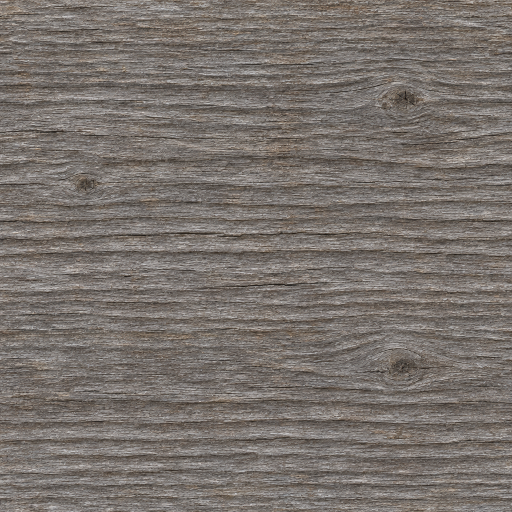
#> input picture unreal/PlayAmerica250/SourceArt/battlefield/raw/ClapboardWeathered.png, 1024 x 1024 px (shown at 1/2 size); its folder holds 4 pictures in this run
$ python build_battlefield_textures.py
#> lines starting #> are read from the running program, lines starting #| are printed output that depends on the picture; after the words box and inside, x2 and y2 are one past the last pixel; in counts of white or black regions, pixels touching at a corner belong together
"""Photoreal PBR surface textures for the battle levels (reusable material library).

Each material is one OpenAI image (PA250_OPENAI_IMAGE_MODEL, default gpt-image-2.6-sunburst)
of a plain surface with no structure larger than the tile, then made into a tiling PBR set:

  raw/<Name>.png            the model's image, kept so the processing can be rerun offline
  textures/<Name>_BaseColor.png   sRGB; lighting flattened, edges cross-blended to tile
  textures/<Name>_Normal.png      linear, OpenGL +Y (Unreal: Flip Green Channel)
  textures/<Name>_Roughness.png   linear
  textures/WaterRipple_Normal.png generated here without the API (river water)

Boards, shingles, bricks and stones are real geometry in the Blender kit
(tools/art/battlefield_kit.py); these images only carry the surface, so a tile never has
to line up with a course. Ground textures are top-down and world-aligned in Unreal.

  /opt/homebrew/bin/python3 tools/art/build_battlefield_textures.py [--only Name,...] [--force] [--process-only]

OPENAI_API_KEY comes from services/negotiation/.env and is never printed. Each call is
logged with its model.
"""
from __future__ import annotations

import argparse
import base64
import json
import os
import sys
import urllib.error
import urllib.request
from pathlib import Path

from PIL import Image, ImageChops, ImageEnhance, ImageFilter, ImageMath, ImageStat

ROOT = Path(__file__).resolve().parents[2]
OUT = ROOT / "unreal/PlayAmerica250/SourceArt/battlefield"
MODEL = os.environ.get("PA250_OPENAI_IMAGE_MODEL", "gpt-image-2.6-sunburst")
SIZE = 1024

COMMON = (
    "Photograph for a PBR texture library: perfectly flat, evenly lit by soft overcast daylight, "
    "no shadows, no highlights, no vignette, no perspective, no border, no text, no objects. "
    "The surface fills the whole square frame edge to edge at a constant scale and the same "
    "density everywhere, so it can be tiled. Sharp focus, natural muted colours, true to a "
    "real historical New England building or field of the 1770s."
)

# name: (base roughness, normal strength, prompt). Roughness is the surface's mean value.
MATERIALS: dict[str, tuple[float, float, str]] = {
    # --- building surfaces (about 1.2 m across; grain runs left to right)
    "ClapboardWeathered": (0.86, 1.0,
        "Extreme close-up of one single unpainted pine board, weathered silver-grey to grey-brown "
        "by decades of sun and rain, raised horizontal grain running left to right, fine checks, "
        "a few small tight knots. One continuous board face only: no gaps between boards, no nails."),
    "ClapboardOchre": (0.78, 0.8,
        "Extreme close-up of one single wooden board painted with old hand-mixed yellow-ochre "
        "linseed-oil paint, matt, chalky and sun-faded, thin in places so horizontal wood grain "
        "running left to right shows through, fine hairline crazing. One continuous board face "
        "only: no gaps between boards, no nails, no bare patches larger than a coin."),
    "ClapboardRed": (0.8, 0.8,
        "Extreme close-up of one single wooden board painted with old iron-oxide red 'Spanish "
        "brown' linseed-oil paint, matt, weathered and slightly faded, horizontal wood grain "
        "running left to right showing through the thin paint, fine hairline crazing. One "
        "continuous board face only: no gaps between boards, no nails."),
    "PaintedTrim": (0.7, 0.6,
        "Extreme close-up of one single wooden board painted with old off-white lead paint, "
        "matt, slightly yellowed and weathered, faint brush marks and horizontal wood grain "
        "running left to right, a few hairline cracks. One continuous painted face only: no "
        "gaps, no nails, no large flakes."),
    "ShingleCedar": (0.9, 1.0,
        "Extreme close-up of the face of one single hand-split wooden roof shingle, weathered "
        "dark silver-grey with brown streaks, coarse riven grain running top to bottom, traces "
        "of dry lichen. One continuous wood face only: no gaps, no edges of other shingles."),
    "OakWeathered": (0.9, 1.0,
        "Extreme close-up of a hand-split chestnut fence rail, weathered grey-brown, rough riven "
        "surface with long splintery grain running left to right, small cracks, a little green "
        "lichen. One continuous wood face only: no gaps, no bark, no edges."),
    "PlankDoor": (0.75, 0.9,
        "Extreme close-up of an old hand-planed oak board, dark brown, oiled and worn, straight "
        "grain running top to bottom, plane marks, small dents. One continuous wood face only: "
        "no gaps, no nails, no hardware."),
    "Fieldstone": (0.88, 1.0,
        "Extreme close-up of the face of a New England granite fieldstone: grey with pale tan "
        "and rust mottling, fine speckled crystal texture, patches of pale grey-green crustose "
        "lichen. One continuous stone face only: no cracks between stones, no mortar, no moss "
        "clumps."),
    "BrickHandmade": (0.9, 0.9,
        "Extreme close-up of the face of one handmade wood-fired clay brick, soft orange-red "
        "with darker burnt patches, sandy pitted surface, tiny pebbles and creases from the "
        "mould. One continuous brick face only: no mortar joints, no edges of other bricks."),
    "LimeMortar": (0.95, 0.7,
        "Extreme close-up of old weathered lime mortar: pale grey-buff, coarse sand and small "
        "shell and grit inclusions, slightly crumbly. One continuous surface only: no bricks, "
        "no stones, no cracks wider than a hair."),
    # --- ground, seen straight down (about 3 m across)
    "PastureSpring": (0.93, 1.0,
        "Straight-down photograph from two metres up of a rough grazed town common in New England "
        "in mid April: short uneven new green grass coming through flattened pale tan dead thatch "
        "from last year, small bare earth specks, a few dry leaves and clover. About three "
        "metres across. No flowers, no stones larger than a thumb, no footprints, no paths."),
    "RoadDirt": (0.85, 1.0,
        "Straight-down photograph from two metres up of an unpaved 18th-century country road "
        "surface: damp packed brown earth and sandy gravel, small embedded pebbles, a few shallow "
        "hoof prints and scuffs, bits of straw. About three metres across. No wheel ruts, no "
        "puddles, no grass, no tyre tracks, no footprints of shoes."),
    "TrampledTurf": (0.9, 1.0,
        "Straight-down photograph from two metres up of trampled ground at the edge of a country "
        "road in April: scuffed dark earth with patches of short flattened grass and dead tan "
        "thatch, a few pebbles. About three metres across. No wheel ruts, no puddles, no "
        "footprints of shoes, no paths."),
    "FieldPloughed": (0.95, 1.0,
        "Straight-down photograph from two metres up of a field ploughed by oxen and harrowed "
        "last autumn, in April: weathered dark brown clods and crumbly soil, old crop stubble and "
        "scattered small stones. About three metres across. No furrow lines, no plants, no "
        "footprints, no tracks."),
}


# (saturation, brightness, contrast) applied to the base colour. The model's paint and brick
# come out more vivid than weathered 18th-century earth pigments and soft-fired brick; its
# weathered wood is darker than silvered cedar and pine read in daylight; and its pasture has
# stark white thatch that turns to noise when the tile repeats across a field.
ADJUST: dict[str, tuple[float, float, float]] = {
    "BrickHandmade": (0.62, 0.82, 1.0),
    "ClapboardOchre": (0.72, 0.9, 1.0),
    "ClapboardRed": (0.8, 0.9, 1.0),
    "ClapboardWeathered": (1.0, 1.12, 1.0),
    "ShingleCedar": (1.0, 1.3, 0.9),
    "PastureSpring": (1.35, 0.95, 0.62),
    "Fieldstone": (1.1, 0.8, 1.0),
    "TrampledTurf": (1.0, 0.95, 0.8),
    "FieldPloughed": (1.0, 1.0, 0.85),
}
# Ground is seen at a grazing angle under a low sun, where a full-strength normal map from
# luminance turns grass into crumpled foil.
NORMAL_SCALE: dict[str, float] = {"PastureSpring": 0.3, "TrampledTurf": 0.45, "FieldPloughed": 0.6, "RoadDirt": 0.55}


# [15 lines left out: function water_ripple_normal, not called in this run]


def load_key() -> None:
    env = ROOT / "services/negotiation/.env"
    if "OPENAI_API_KEY" in os.environ or not env.exists():
        return
    for line in env.read_text().splitlines():
        if line.startswith("OPENAI_API_KEY="):
            os.environ["OPENAI_API_KEY"] = line.split("=", 1)[1].strip().strip('"').strip("'")


# [19 lines left out: function generate, not called in this run]


def _wrap(img: Image.Image, pad: int) -> Image.Image:
    """The tile with `pad` wrapped pixels on every side, so filters see across the seam."""
    w, h = img.size
    big = Image.new(img.mode, (w + 2 * pad, h + 2 * pad))
    for ox in (-w, 0, w):
        for oy in (-h, 0, h):
            big.paste(img, (pad + ox, pad + oy))
    return big


def _blur_wrapped(img: Image.Image, radius: float) -> Image.Image:
    pad = min(img.size[0], int(radius * 3) + 2)
    big = _wrap(img, pad).filter(ImageFilter.GaussianBlur(radius))
    return big.crop((pad, pad, pad + img.size[0], pad + img.size[1]))


def _ramp(n: int, band: float) -> list[int]:
    """0 at both borders, 255 from `band` inwards (smoothstep)."""
    out = []
    for i in range(n):
        t = min(1.0, min(i, n - 1 - i) / max(1.0, band * n))
        out.append(int(round(255 * t * t * (3 - 2 * t))))
    return out


def make_seamless(img: Image.Image, band: float = 0.14) -> Image.Image:
    """Cross-blend each axis with the half-rolled image: near a border the rolled copy (which is
    continuous there) takes over; the rolled copy's own seam lies in the middle, where the
    original is used."""
    w, h = img.size
    mx = Image.new("L", (w, 1))
    mx.putdata(_ramp(w, band))
    img = Image.composite(img, ImageChops.offset(img, w // 2, 0), mx.resize((w, h)))
    my = Image.new("L", (1, h))
    my.putdata(_ramp(h, band))
    return Image.composite(img, ImageChops.offset(img, 0, h // 2), my.resize((w, h)))


def flatten_lighting(img: Image.Image, radius_frac: float = 0.22) -> Image.Image:
    """Remove slow brightness drift (the model's leftover lighting), which is what makes a
    tile read as a repeating patch: divide by the heavily blurred luminance."""
    lum = img.convert("L")
    low = _blur_wrapped(lum, img.size[0] * radius_frac)
    mean = ImageStat.Stat(lum).mean[0]
    bands = []
    for band in img.split():
        f = ImageMath.lambda_eval(
            lambda a: a["convert"](a["min"](a["max"](a["float"](a["c"]) * mean / a["max"](a["float"](a["low"]), 8.0), 0), 255), "L"),
            c=band, low=low)
        bands.append(f)
    return Image.merge("RGB", bands)


def normal_from_height(height: Image.Image, strength: float) -> Image.Image:
    """Tangent normal (OpenGL +Y) from a height image by wrapped central differences.
    Only X and Y matter to Unreal's normal compression; Z is written as the usual 255."""
    pad = 2
    big = _wrap(height.filter(ImageFilter.GaussianBlur(0.6)), pad)
    k = 2.2 * strength
    dx = big.filter(ImageFilter.Kernel((3, 3), (0, 0, 0, k, 0, -k, 0, 0, 0), scale=1, offset=128))
    # Image rows run downwards; +Y of the normal is up the image.
    dy = big.filter(ImageFilter.Kernel((3, 3), (0, -k, 0, 0, 0, 0, 0, k, 0), scale=1, offset=128))
    w, h = height.size
    box = (pad, pad, pad + w, pad + h)
    return Image.merge("RGB", (dx.crop(box), dy.crop(box), Image.new("L", (w, h), 255)))


def process(name: str) -> None:
    rough_base, n_strength, _prompt = MATERIALS[name]
    raw = Image.open(OUT / "raw" / f"{name}.png").convert("RGB")
    if raw.size != (SIZE, SIZE):
        raw = raw.resize((SIZE, SIZE), Image.LANCZOS)
    base = make_seamless(flatten_lighting(raw))
    raw_lum = base.convert("L")  # relief from the unadjusted image
    if name in ADJUST:
        sat, val, con = ADJUST[name]
        base = ImageEnhance.Brightness(ImageEnhance.Color(base).enhance(sat)).enhance(val)
        base = ImageEnhance.Contrast(base).enhance(con)
    tex = OUT / "textures"
    tex.mkdir(parents=True, exist_ok=True)
    base.save(tex / f"{name}_BaseColor.png")
    lum = base.convert("L")
    normal_from_height(raw_lum, n_strength * NORMAL_SCALE.get(name, 1.0)).save(tex / f"{name}_Normal.png")
    # Crevices (darker than their surroundings) are rougher, worn high spots a little smoother.
    detail = ImageChops.subtract(_blur_wrapped(lum, 6), lum, scale=1, offset=128)
    rough = detail.point(lambda v: max(0, min(255, int(round(255 * rough_base + (v - 128) * 1.1)))))
    rough.save(tex / f"{name}_Roughness.png")
    # Seam check: mean absolute step across the wrap, against the mean step inside the tile.
    px = base.convert("L")
    w, h = px.size
    edge = sum(abs(px.getpixel((0, y)) - px.getpixel((w - 1, y))) for y in range(h)) / h
    inner = sum(abs(px.getpixel((w // 3, y)) - px.getpixel((w // 3 + 1, y))) for y in range(h)) / h
    print(f"processed {name}: wrap step {edge:.1f} vs interior step {inner:.1f}", flush=True)


def main() -> None:
    ap = argparse.ArgumentParser()
    ap.add_argument("--only", default="", help="comma list of material names")
    ap.add_argument("--force", action="store_true", help="regenerate images that already exist")
    ap.add_argument("--process-only", action="store_true", help="no API calls; rebuild PBR sets from raw/")
    a = ap.parse_args()
    names = [n for n in a.only.split(",") if n] or list(MATERIALS)
    unknown = [n for n in names if n not in MATERIALS]
    if unknown:
        sys.exit("unknown materials: " + ", ".join(unknown))
    load_key()
    for name in names:
        raw = OUT / "raw" / f"{name}.png"
        if not a.process_only and (a.force or not raw.exists()):
            if "OPENAI_API_KEY" not in os.environ:
                sys.exit("OPENAI_API_KEY is not set (services/negotiation/.env)")
            generate(MATERIALS[name][2] + " " + COMMON, raw)
        if not raw.exists():
            sys.exit(f"missing raw image: {raw}")
        process(name)
#> in process, raw is the input picture: PIL image 1024x1024 RGB; mean R, G, B 120.8, 113.8, 108.5
#> in _wrap, `big = Image.new(img.mode, (w + 2 * pad, h + 2 * pad))`: big: PIL image 2378x2378 L; every value is 0
#> after the loop in _wrap, `for ox in (-w, 0, w):`:
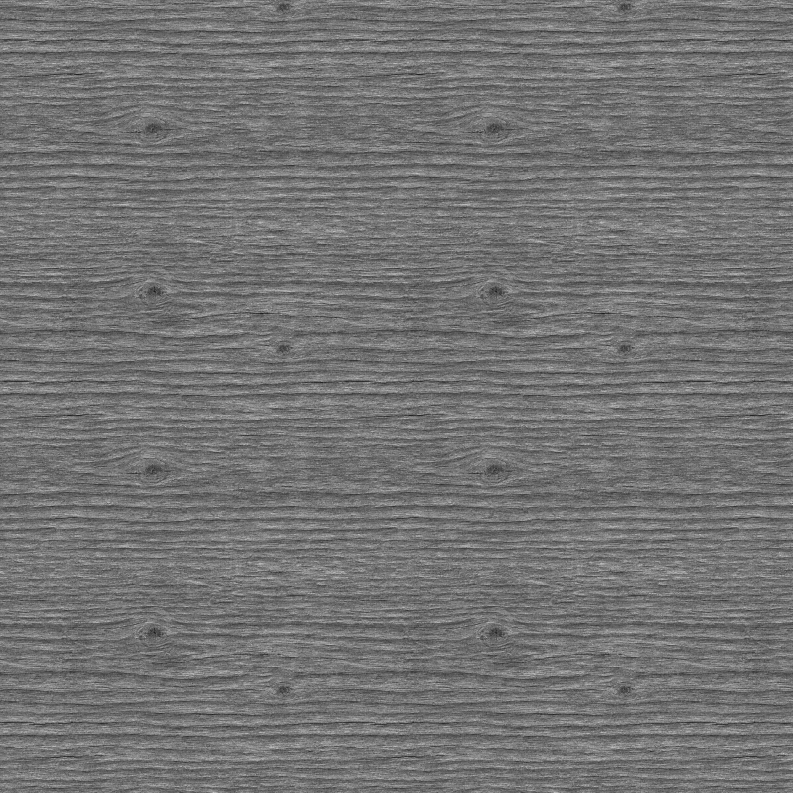
#> big: PIL image 2378x2378 L (shown at 1/3 size); min 7, max 238, mean 115.3
#> in _blur_wrapped, `return big.crop((pad, pad, pad + img.size[0], pad + img.size[1]))`:
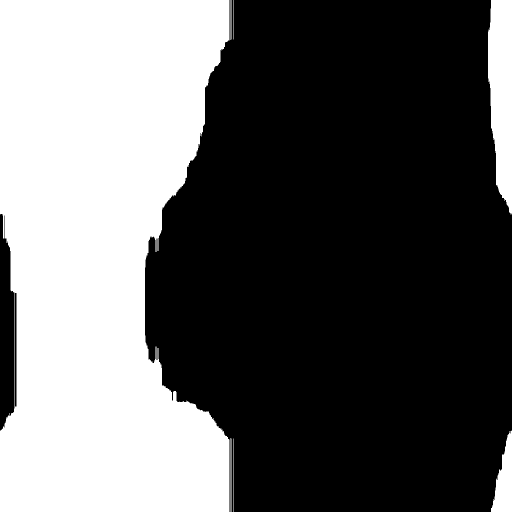
#> returned value: PIL image 1024x1024 L (shown at 1/2 size); values 115 (black) and 116 (white), 38% white; 9 white regions, largest, box (x1, y1, x2, y2) and area: (0, 0, 459, 1024) 377748, (976, 0, 1024, 429) 16294, (982, 861, 1024, 1024) 3989
#> in flatten_lighting, `mean = ImageStat.Stat(lum).mean[0]`: mean = 115.3
#> the loop in flatten_lighting, `for band in img.split():` made 3 passes
#> after the loop in flatten_lighting, `for band in img.split():`: bands = 3 items
#> in make_seamless, `w, h = img.size`: w = 1024
#> the loop in _ramp, `for i in range(n):` made 1024 passes
#> t on passes 1 to 3: 0, 0.00698, 0.014
#> after the loop in _ramp, `for i in range(n):`: out = 1024 values, max 255 at index 140, min 0 at index 0, mean 219.1
#> in make_seamless, `img = Image.composite(img, ImageChops.offset(img, w // 2, 0), mx.resiz..`:
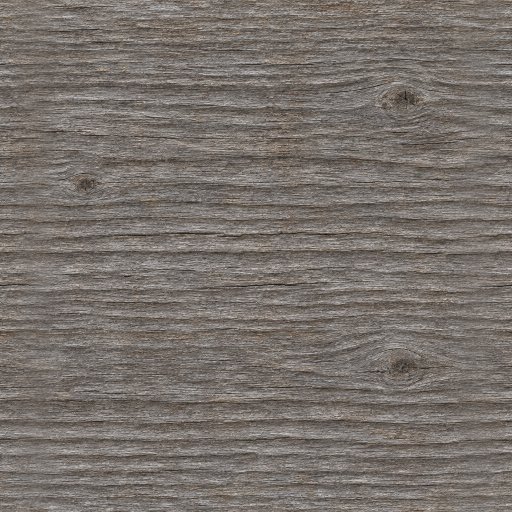
#> img: PIL image 1024x1024 RGB (shown at 1/2 size); mean R, G, B 120.3, 113.3, 108
#> the loop in _ramp (call 2), `for i in range(n):` made 1024 passes
#> in _wrap (call 2), `big = Image.new(img.mode, (w + 2 * pad, h + 2 * pad))`: big: PIL image 1028x1028 L; every value is 0
#> in normal_from_height, `dy = big.filter(ImageFilter.Kernel((3, 3), (0, -k, 0, 0, 0, 0, 0, k, 0..`:
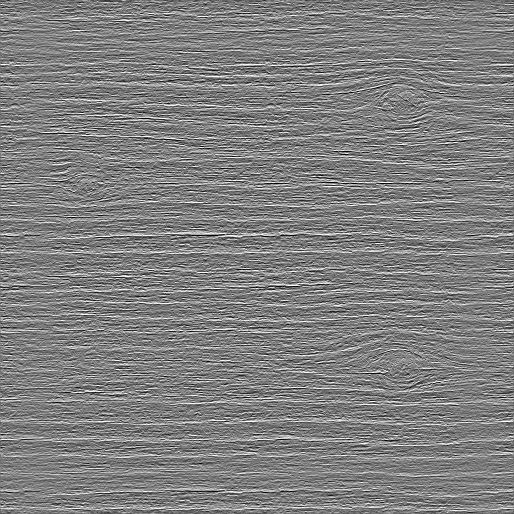
#> dy: PIL image 1028x1028 L (shown at 1/2 size); min 0, max 255, mean 127.7
#> in normal_from_height, `return Image.merge("RGB", (dx.crop(box), dy.crop(box), Image.new("L", ..`:
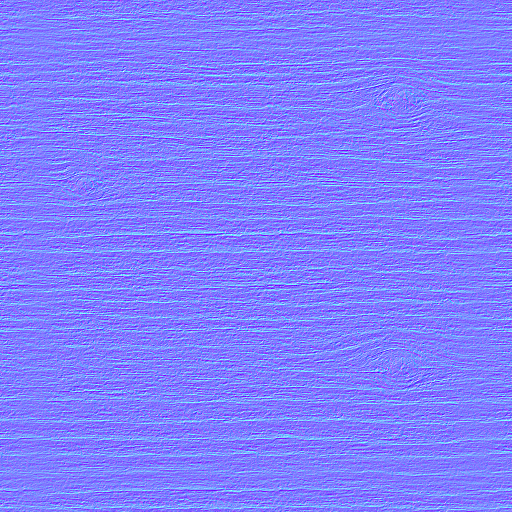
#> returned value: PIL image 1024x1024 RGB (shown at 1/2 size); mean R, G, B 128, 127.8, 255
#> call 3 of _wrap, with pad = 20
#> in _wrap (call 3), `big = Image.new(img.mode, (w + 2 * pad, h + 2 * pad))`: big: PIL image 1064x1064 L; every value is 0
#> after the loop in _wrap (call 3), `for ox in (-w, 0, w):`:
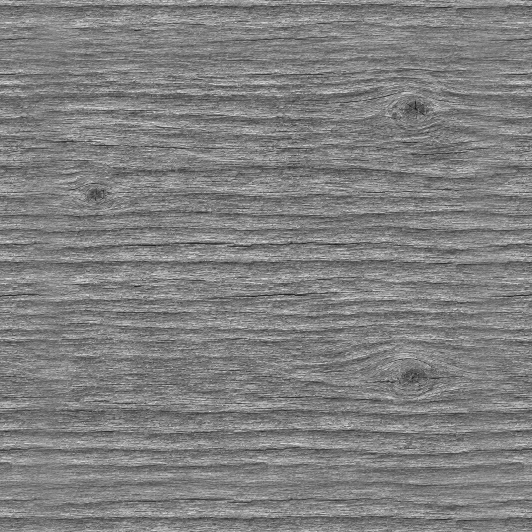
#> big: PIL image 1064x1064 L (shown at 1/2 size); min 8, max 255, mean 128
#> in process, `rough = detail.point(lambda v: max(0, min(255, int(round(255 * rough_b..`:
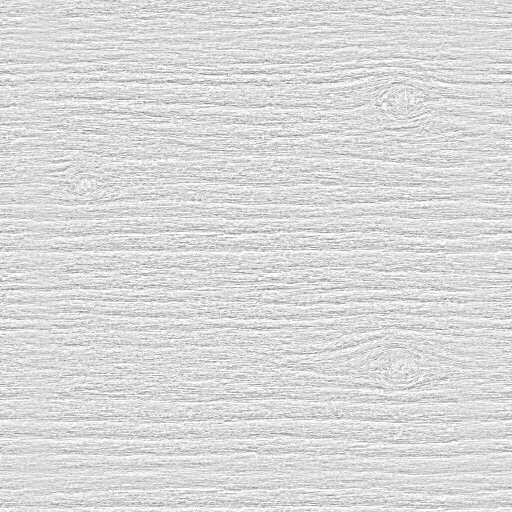
#> rough: PIL image 1024x1024 L (shown at 1/2 size); min 80, max 255, mean 217.9
#> in process, `edge = sum(abs(px.getpixel((0, y)) - px.getpixel((w - 1, y))) for y in..`: edge = 10.59
#> in process, `inner = sum(abs(px.getpixel((w // 3, y)) - px.getpixel((w // 3 + 1, y)..`: inner = 10.54
#| processed ClapboardWeathered: wrap step 10.6 vs interior step 10.5
#> pass 2 of the loop in main, `for name in names:`:
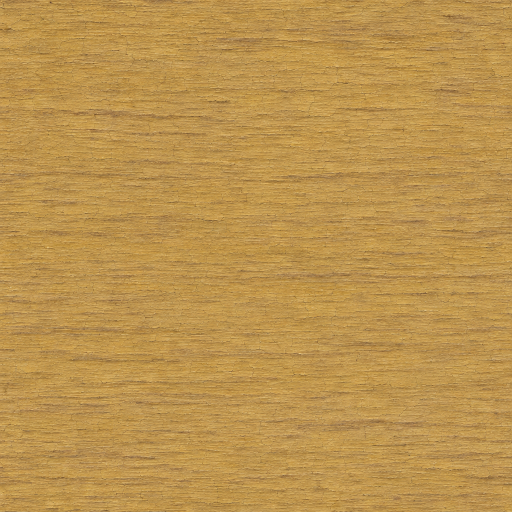
#> input picture unreal/PlayAmerica250/SourceArt/battlefield/raw/ClapboardOchre.png, 1024 x 1024 px (shown at 1/2 size)
#> in process, raw is the input picture: PIL image 1024x1024 RGB; mean R, G, B 188, 147.4, 78.4
#> in _blur_wrapped (call 3), `return big.crop((pad, pad, pad + img.size[0], pad + img.size[1]))`:
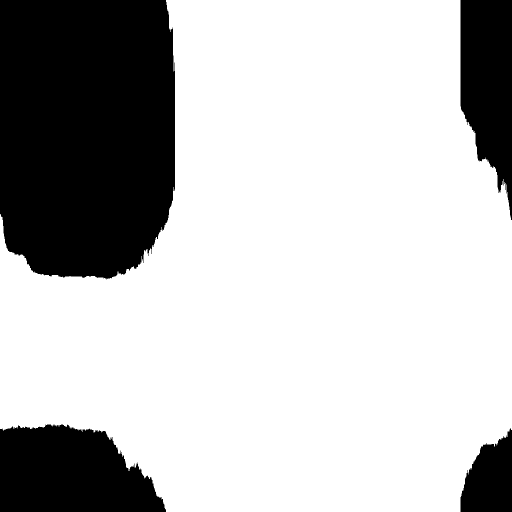
#> returned value: PIL image 1024x1024 L (shown at 1/2 size); values 151 (black) and 152 (white), 73.9% white; 4 black regions, box (x1, y1, x2, y2) and area: (0, 0, 350, 559) 182513, (0, 849, 332, 1024) 45976, (921, 0, 1024, 440) 32819, (921, 857, 1024, 1024) 12320
#> the loop in flatten_lighting (call 2), `for band in img.split():` made 3 passes
#> in normal_from_height (call 2), `return Image.merge("RGB", (dx.crop(box), dy.crop(box), Image.new("L", ..`:
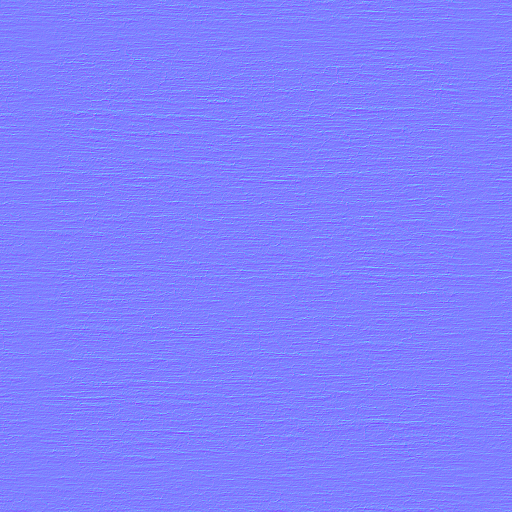
#> returned value: PIL image 1024x1024 RGB (shown at 1/2 size); mean R, G, B 128, 128, 255
#> edge = 4.83
#> inner = 4.47
#| processed ClapboardOchre: wrap step 4.8 vs interior step 4.5
    if not a.only:
        water_ripple_normal(OUT / "textures" / "WaterRipple_Normal.png")


if __name__ == "__main__":
#> (the run stopped early here; a loop or call above may not have finished)
